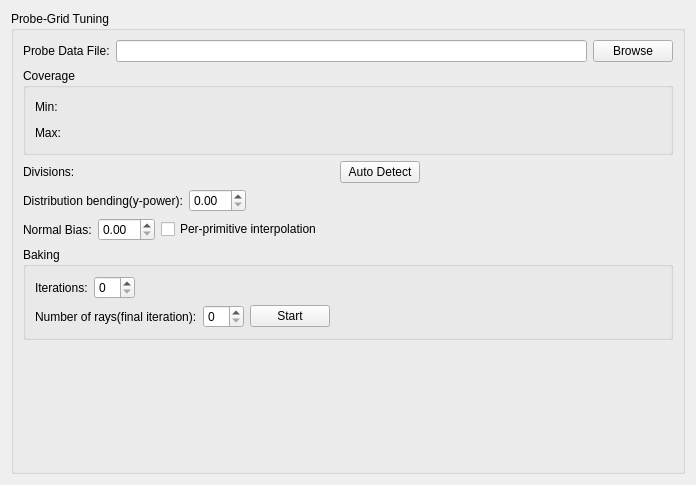
<?xml version="1.0" encoding="UTF-8"?>
<ui version="4.0">
 <class>ProbeGridTuner</class>
 <widget class="QWidget" name="ProbeGridTuner">
  <property name="geometry">
   <rect>
    <x>0</x>
    <y>0</y>
    <width>696</width>
    <height>485</height>
   </rect>
  </property>
  <property name="windowTitle">
   <string>Form</string>
  </property>
  <layout class="QVBoxLayout" name="verticalLayout">
   <item>
    <widget class="QGroupBox" name="groupBox">
     <property name="title">
      <string>Probe-Grid Tuning</string>
     </property>
     <layout class="QVBoxLayout" name="verticalLayout_4">
      <item>
       <layout class="QHBoxLayout" name="horizontalLayout">
        <item>
         <widget class="QLabel" name="label_8">
          <property name="text">
           <string>Probe Data File:</string>
          </property>
         </widget>
        </item>
        <item>
         <widget class="QLineEdit" name="fn_probe_data">
          <property name="sizePolicy">
           <sizepolicy hsizetype="Expanding" vsizetype="Fixed">
            <horstretch>1</horstretch>
            <verstretch>0</verstretch>
           </sizepolicy>
          </property>
         </widget>
        </item>
        <item>
         <widget class="QPushButton" name="btn_browse">
          <property name="text">
           <string>Browse</string>
          </property>
         </widget>
        </item>
       </layout>
      </item>
      <item>
       <widget class="QGroupBox" name="groupBox_2">
        <property name="title">
         <string>Coverage</string>
        </property>
        <layout class="QVBoxLayout" name="verticalLayout_2">
         <item>
          <layout class="QHBoxLayout" name="horizontalLayout_2">
           <item>
            <widget class="QLabel" name="label">
             <property name="text">
              <string>Min:</string>
             </property>
            </widget>
           </item>
           <item>
            <widget class="Vec3Tuner" name="tuner_coverage_min" native="true">
             <property name="sizePolicy">
              <sizepolicy hsizetype="Expanding" vsizetype="Preferred">
               <horstretch>0</horstretch>
               <verstretch>0</verstretch>
              </sizepolicy>
             </property>
            </widget>
           </item>
           <item>
            <spacer name="horizontalSpacer">
             <property name="orientation">
              <enum>Qt::Horizontal</enum>
             </property>
             <property name="sizeHint" stdset="0">
              <size>
               <width>40</width>
               <height>20</height>
              </size>
             </property>
            </spacer>
           </item>
          </layout>
         </item>
         <item>
          <layout class="QHBoxLayout" name="horizontalLayout_3">
           <item>
            <widget class="QLabel" name="label_2">
             <property name="text">
              <string>Max:</string>
             </property>
            </widget>
           </item>
           <item>
            <widget class="Vec3Tuner" name="tuner_coverage_max" native="true">
             <property name="sizePolicy">
              <sizepolicy hsizetype="Expanding" vsizetype="Preferred">
               <horstretch>0</horstretch>
               <verstretch>0</verstretch>
              </sizepolicy>
             </property>
            </widget>
           </item>
           <item>
            <spacer name="horizontalSpacer_2">
             <property name="orientation">
              <enum>Qt::Horizontal</enum>
             </property>
             <property name="sizeHint" stdset="0">
              <size>
               <width>40</width>
               <height>20</height>
              </size>
             </property>
            </spacer>
           </item>
          </layout>
         </item>
        </layout>
       </widget>
      </item>
      <item>
       <layout class="QHBoxLayout" name="horizontalLayout_4">
        <item>
         <widget class="QLabel" name="label_3">
          <property name="text">
           <string>Divisions:</string>
          </property>
         </widget>
        </item>
        <item>
         <widget class="IVec3Tuner" name="tuner_divisions" native="true">
          <property name="sizePolicy">
           <sizepolicy hsizetype="Expanding" vsizetype="Preferred">
            <horstretch>0</horstretch>
            <verstretch>0</verstretch>
           </sizepolicy>
          </property>
         </widget>
        </item>
        <item>
         <widget class="QPushButton" name="btn_auto_detect">
          <property name="text">
           <string>Auto Detect</string>
          </property>
         </widget>
        </item>
        <item>
         <spacer name="horizontalSpacer_4">
          <property name="orientation">
           <enum>Qt::Horizontal</enum>
          </property>
          <property name="sizeHint" stdset="0">
           <size>
            <width>40</width>
            <height>20</height>
           </size>
          </property>
         </spacer>
        </item>
       </layout>
      </item>
      <item>
       <layout class="QHBoxLayout" name="horizontalLayout_5">
        <item>
         <widget class="QLabel" name="label_4">
          <property name="text">
           <string>Distribution bending(y-power):</string>
          </property>
         </widget>
        </item>
        <item>
         <widget class="QDoubleSpinBox" name="tuner_ypower"/>
        </item>
        <item>
         <spacer name="horizontalSpacer_5">
          <property name="orientation">
           <enum>Qt::Horizontal</enum>
          </property>
          <property name="sizeHint" stdset="0">
           <size>
            <width>40</width>
            <height>20</height>
           </size>
          </property>
         </spacer>
        </item>
       </layout>
      </item>
      <item>
       <layout class="QHBoxLayout" name="horizontalLayout_6">
        <item>
         <widget class="QLabel" name="label_5">
          <property name="text">
           <string>Normal Bias:</string>
          </property>
         </widget>
        </item>
        <item>
         <widget class="QDoubleSpinBox" name="tuner_normal_bias"/>
        </item>
        <item>
         <widget class="QCheckBox" name="chk_per_primitive">
          <property name="text">
           <string>Per-primitive interpolation</string>
          </property>
         </widget>
        </item>
        <item>
         <spacer name="horizontalSpacer_6">
          <property name="orientation">
           <enum>Qt::Horizontal</enum>
          </property>
          <property name="sizeHint" stdset="0">
           <size>
            <width>40</width>
            <height>20</height>
           </size>
          </property>
         </spacer>
        </item>
       </layout>
      </item>
      <item>
       <widget class="QGroupBox" name="groupBox_3">
        <property name="title">
         <string>Baking</string>
        </property>
        <layout class="QVBoxLayout" name="verticalLayout_3">
         <item>
          <layout class="QHBoxLayout" name="horizontalLayout_7">
           <item>
            <widget class="QLabel" name="label_6">
             <property name="text">
              <string>Iterations:</string>
             </property>
            </widget>
           </item>
           <item>
            <widget class="QSpinBox" name="tuner_iterations"/>
           </item>
           <item>
            <spacer name="horizontalSpacer_7">
             <property name="orientation">
              <enum>Qt::Horizontal</enum>
             </property>
             <property name="sizeHint" stdset="0">
              <size>
               <width>40</width>
               <height>20</height>
              </size>
             </property>
            </spacer>
           </item>
          </layout>
         </item>
         <item>
          <layout class="QHBoxLayout" name="horizontalLayout_8">
           <item>
            <widget class="QLabel" name="label_7">
             <property name="text">
              <string>Number of rays(final iteration):</string>
             </property>
            </widget>
           </item>
           <item>
            <widget class="QSpinBox" name="tuner_num_rays">
             <property name="stepType">
              <enum>QAbstractSpinBox::DefaultStepType</enum>
             </property>
            </widget>
           </item>
           <item>
            <widget class="QPushButton" name="btn_start">
             <property name="text">
              <string>Start</string>
             </property>
            </widget>
           </item>
           <item>
            <spacer name="horizontalSpacer_8">
             <property name="orientation">
              <enum>Qt::Horizontal</enum>
             </property>
             <property name="sizeHint" stdset="0">
              <size>
               <width>40</width>
               <height>20</height>
              </size>
             </property>
            </spacer>
           </item>
          </layout>
         </item>
        </layout>
       </widget>
      </item>
      <item>
       <spacer name="verticalSpacer">
        <property name="orientation">
         <enum>Qt::Vertical</enum>
        </property>
        <property name="sizeHint" stdset="0">
         <size>
          <width>20</width>
          <height>120</height>
         </size>
        </property>
       </spacer>
      </item>
     </layout>
    </widget>
   </item>
  </layout>
 </widget>
 <customwidgets>
  <customwidget>
   <class>Vec3Tuner</class>
   <extends>QWidget</extends>
   <header>vec3tuner.h</header>
   <container>1</container>
  </customwidget>
  <customwidget>
   <class>IVec3Tuner</class>
   <extends>QWidget</extends>
   <header>ivec3tuner.h</header>
   <container>1</container>
  </customwidget>
 </customwidgets>
 <resources/>
 <connections/>
</ui>
